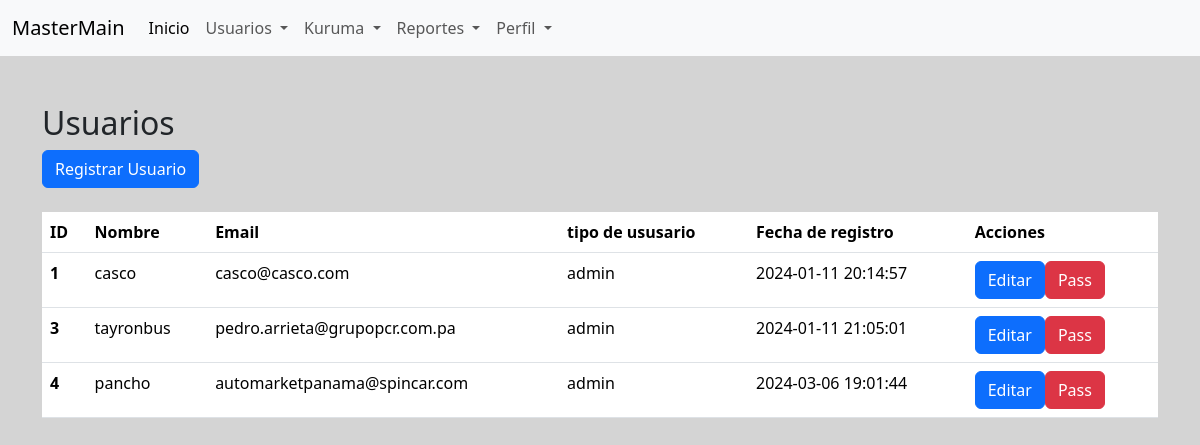
/index.php?pag=reg_user (signed in), run on an earlier commit of the app's database.
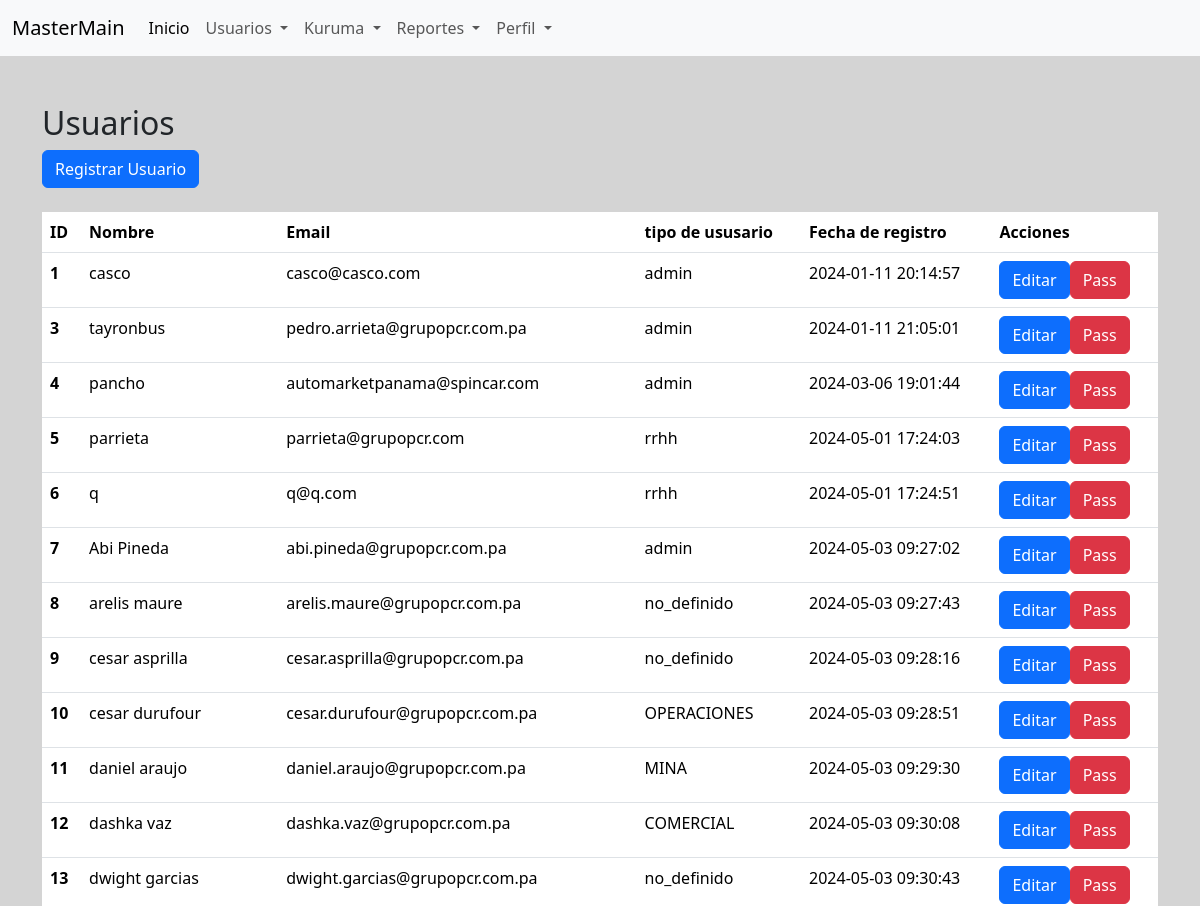
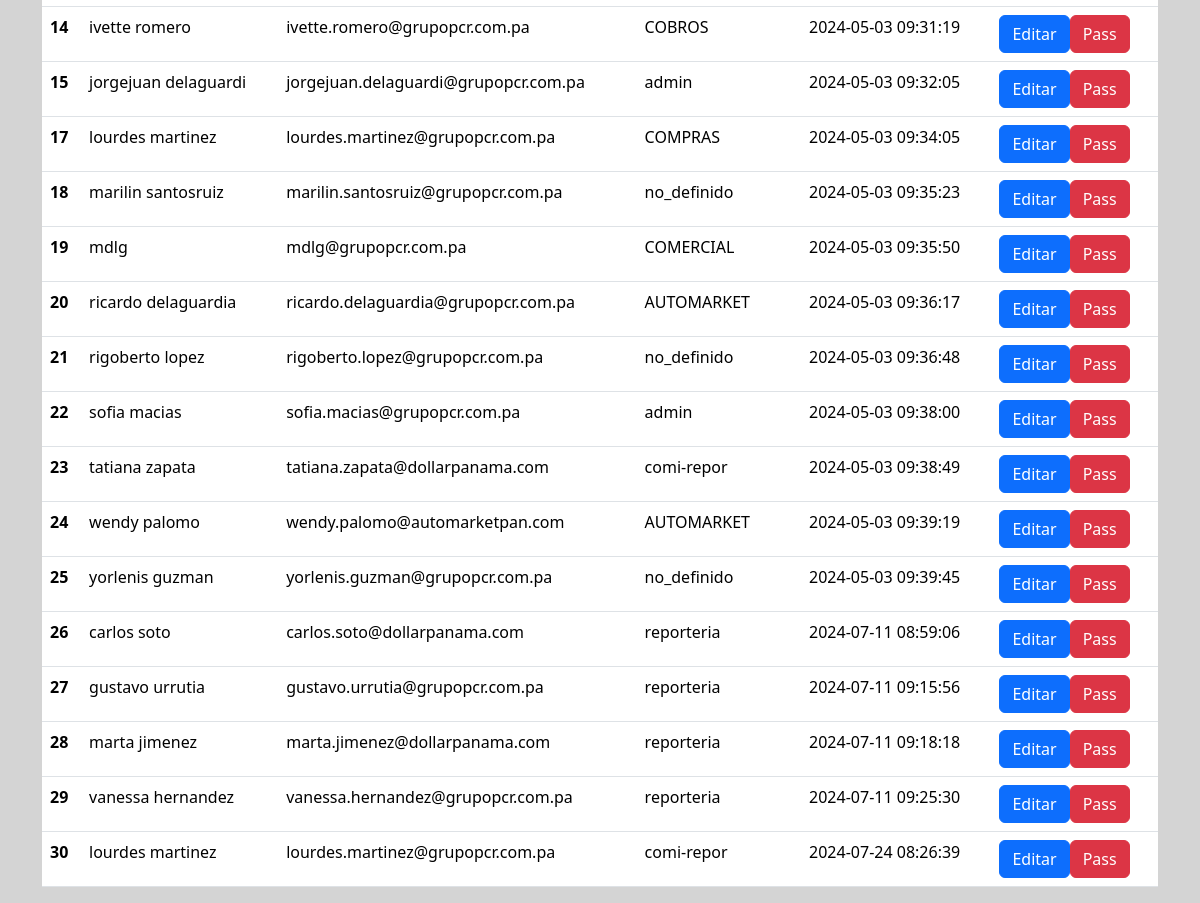
And on a later commit of the database (2 pictures, top to bottom).
### tables this page shows
CREATE TABLE `usuarios` (
  `id` int(11) NOT NULL,
  `nombre` varchar(150) NOT NULL,
  `email` varchar(150) NOT NULL,
  `pass` varchar(500) NOT NULL,
  `tipo_usuario` varchar(20) NOT NULL,
  `stat` int(11) NOT NULL,
  `fecha_log` datetime NOT NULL DEFAULT current_timestamp()
);

### controllers/UserController.php (called while the page is built, shortened)
<?php
require_once 'models/UserModel.php';
class UserController {
    private $model;
    public function __construct() {
        $this->model = new UserModel();
    }
    public function all_users(){
        return $this->model->all_user();
    }
    public function getAndShowAllUsers() {
        $all_users = self::all_users();
        include 'views/register_user.php';
    }
}

### models/UserModel.php (called while the page is built, shortened)
<?php
class UserModel extends Database {
    public function all_user() {
        $lisat_user = [];
        $conn = $this->getMySQLConnection();
        $stmt = $conn->query("SELECT * FROM usuarios");
        while ($user_list = $stmt -> fetch_array()) {
            $lisat_user[] = $user_list;
        }
        return $lisat_user;
    }
}

### views/register_user.php (the view, shortened to what this page needs)
<?php include 'header.php'; ?>
<?php include 'menu.php'; ?>
<div class="container mt-5">
    <h2>Usuarios</h2>
    <button type="button" class="btn btn-primary" data-bs-toggle="modal" data-bs-target="#modalDinamica" onclick="modal_dinamica(2)">
        Registrar Usuario
    </button>
    <br>
    <br>
    <table class="table table-hover" id="tabla_date">
        <thead>
            <tr>
            <th scope="col">ID</th>
            <th scope="col">Nombre</th>
            <th scope="col">Email</th>
            <th scope="col">tipo de ususario</th>
            <th scope="col">Fecha de registro</th>
            <th scope="col">Acciones</th>
            </tr>
        </thead>
        <tbody>
            <?php if (isset($all_users) && !empty($all_users)) {
                    foreach ($all_users as $user) { ?>
            <tr>
                <th scope="row"><?php echo $user['id']; ?></th>
                <td><?php echo $user['nombre']; ?></td>
                <td><?php echo $user['email']; ?></td>
                <td><?php echo $user['tipo_usuario']; ?></td>
                <td><?php echo $user['fecha_log']; ?></td>
                <td> <input type="button" value="Editar" class="btn btn-primary"><input type="button" value="Pass" class="btn btn-danger"> </td>
            </tr>
            <?php  }
                } else {
                    echo "No hay usuarios registrados.";
                }
                    ?>
        </tbody>
    </table>
</div>
<?php include 'footer.php'; ?>

### index.php (shortened to what this page needs)
<?php
require_once('controllers/UserController.php');
$userController = new UserController();
$jobsController = new JobsController();
if (!isset($_SESSION['user_id'])) {
    $userController->login();
} else {
    if (isset($_GET['pag'])) {
        switch ($_GET['pag']) {
            case 'reg_user':
                $userController->all_users();
                $userController->getAndShowAllUsers();
                break;
        }
    } else {
        $jobsController->jobs_list();
        include_once 'views/main.php';
    }
}

### views/header.php (shortened to what this page needs)
<!doctype html>
<html lang="en">
  <head>
    <link href="https://cdn.jsdelivr.net/npm/bootstrap@5.3.2/dist/css/bootstrap.min.css" rel="stylesheet">
    <link rel="stylesheet" type="text/css" href="https://cdn.datatables.net/1.11.3/css/jquery.dataTables.min.css">
    <link href="https://cdn.jsdelivr.net/npm/select2@4.1.0-rc.0/dist/css/select2.min.css" rel="stylesheet" />
  </head>
  <body style="background-color:#D4D4D4;">

### views/menu.php (shortened to what this page needs)
<nav class="navbar navbar-expand-lg bg-body-tertiary">
  <div class="container-fluid">
    <a class="navbar-brand" href="#">MasterMain</a>
    <div class="collapse navbar-collapse" id="navbarSupportedContent">
      <ul class="navbar-nav me-auto mb-2 mb-lg-0">
        <li class="nav-item">
          <a class="nav-link active" aria-current="page" href="index.php?pag=main">Inicio</a>
        </li>
        <li class="nav-item dropdown">
          <a class="nav-link dropdown-toggle" href="#" role="button" data-bs-toggle="dropdown" aria-expanded="false">
            Usuarios
          </a>
        </li>
        <li class="nav-item dropdown">
          <a class="nav-link dropdown-toggle" href="#" role="button" data-bs-toggle="dropdown" aria-expanded="false">
            Kuruma
          </a>
        </li>
        <?php if($_SESSION['tipo_usuario'] == 'admin' || $_SESSION['tipo_usuario'] == 'reporteria' || $_SESSION['tipo_usuario'] == 'comi-repor'){ ?>
        <li class="nav-item dropdown">
          <a class="nav-link dropdown-toggle" href="#" role="button" data-bs-toggle="dropdown" aria-expanded="false">
            Reportes
          </a>
        </li>
        <?php } ?>
        <li class="nav-item dropdown">
          <a class="nav-link dropdown-toggle" href="#" role="button" data-bs-toggle="dropdown" aria-expanded="false">
            Perfil
          </a>
        </li>
      </ul>
    </div>
  </div>
</nav>

### views/footer.php (shortened to what this page needs)
  </body>
</html>

What changed in the data, as far as the page shows it:
added usuarios: id "5", nombre "parrieta", email "parrieta@grupopcr.com", tipo_usuario "rrhh", fecha_log "2024-05-01 17:24:03"
added usuarios: id "6", nombre "q", email "q@q.com", tipo_usuario "rrhh", fecha_log "2024-05-01 17:24:51"
added usuarios: id "7", nombre "Abi Pineda", email "abi.pineda@grupopcr.com.pa", tipo_usuario "admin", fecha_log "2024-05-03 09:27:02"
added usuarios: id "8", nombre "arelis maure", email "arelis.maure@grupopcr.com.pa", tipo_usuario "no_definido", fecha_log "2024-05-03 09:27:43"
added usuarios: id "9", nombre "cesar asprilla", email "cesar.asprilla@grupopcr.com.pa", tipo_usuario "no_definido", fecha_log "2024-05-03 09:28:16"
added usuarios: id "10", nombre "cesar durufour", email "cesar.durufour@grupopcr.com.pa", tipo_usuario "OPERACIONES", fecha_log "2024-05-03 09:28:51"
added usuarios: id "11", nombre "daniel araujo", email "daniel.araujo@grupopcr.com.pa", tipo_usuario "MINA", fecha_log "2024-05-03 09:29:30"
added usuarios: id "12", nombre "dashka vaz", email "dashka.vaz@grupopcr.com.pa", tipo_usuario "COMERCIAL", fecha_log "2024-05-03 09:30:08"
added usuarios: id "13", nombre "dwight garcias", email "dwight.garcias@grupopcr.com.pa", tipo_usuario "no_definido", fecha_log "2024-05-03 09:30:43"
added usuarios: id "14", nombre "ivette romero", email "ivette.romero@grupopcr.com.pa", tipo_usuario "COBROS", fecha_log "2024-05-03 09:31:19"
added usuarios: id "15", nombre "jorgejuan delaguardi", email "jorgejuan.delaguardi@grupopcr.com.pa", tipo_usuario "admin", fecha_log "2024-05-03 09:32:05"
added usuarios: id "17", nombre "lourdes martinez", email "lourdes.martinez@grupopcr.com.pa", tipo_usuario "COMPRAS", fecha_log "2024-05-03 09:34:05"
added usuarios: id "18", nombre "marilin santosruiz", email "marilin.santosruiz@grupopcr.com.pa", tipo_usuario "no_definido", fecha_log "2024-05-03 09:35:23"
added usuarios: id "19", nombre "mdlg", email "mdlg@grupopcr.com.pa", tipo_usuario "COMERCIAL", fecha_log "2024-05-03 09:35:50"
added usuarios: id "20", nombre "ricardo delaguardia", email "ricardo.delaguardia@grupopcr.com.pa", tipo_usuario "AUTOMARKET", fecha_log "2024-05-03 09:36:17"
added usuarios: id "21", nombre "rigoberto lopez", email "rigoberto.lopez@grupopcr.com.pa", tipo_usuario "no_definido", fecha_log "2024-05-03 09:36:48"
added usuarios: id "22", nombre "sofia macias", email "sofia.macias@grupopcr.com.pa", tipo_usuario "admin", fecha_log "2024-05-03 09:38:00"
added usuarios: id "23", nombre "tatiana zapata", email "tatiana.zapata@dollarpanama.com", tipo_usuario "comi-repor", fecha_log "2024-05-03 09:38:49"
added usuarios: id "24", nombre "wendy palomo", email "wendy.palomo@automarketpan.com", tipo_usuario "AUTOMARKET", fecha_log "2024-05-03 09:39:19"
added usuarios: id "25", nombre "yorlenis guzman", email "yorlenis.guzman@grupopcr.com.pa", tipo_usuario "no_definido", fecha_log "2024-05-03 09:39:45"
added usuarios: id "26", nombre "carlos soto", email "carlos.soto@dollarpanama.com", tipo_usuario "reporteria", fecha_log "2024-07-11 08:59:06"
added usuarios: id "27", nombre "gustavo urrutia", email "gustavo.urrutia@grupopcr.com.pa", tipo_usuario "reporteria", fecha_log "2024-07-11 09:15:56"
added usuarios: id "28", nombre "marta jimenez", email "marta.jimenez@dollarpanama.com", tipo_usuario "reporteria", fecha_log "2024-07-11 09:18:18"
added usuarios: id "29", nombre "vanessa hernandez", email "vanessa.hernandez@grupopcr.com.pa", tipo_usuario "reporteria", fecha_log "2024-07-11 09:25:30"
added usuarios: id "30", nombre "lourdes martinez", email "lourdes.martinez@grupopcr.com.pa", tipo_usuario "comi-repor", fecha_log "2024-07-24 08:26:39"
